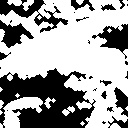

The Python source for this figure:
import cv2
import numpy as np
import matplotlib.pyplot as plt

# Read image
img = cv2.imread("imori.jpg").astype(np.float32)
H, W, C = img.shape

# Otsu binary
## Grayscale
out = 0.2126 * img[..., 2] + 0.7152 * img[..., 1] + 0.0722 * img[..., 0]
out = out.astype(np.uint8)

## Determine threshold of Otsu's binarization
max_sigma = 0
max_t = 0

for _t in range(1, 255):
    v0 = out[np.where(out < _t)[0]]
    m0 = np.mean(v0) if len(v0) > 0 else 0.
    w0 = len(v0) / (H * W)
    v1 = out[np.where(out >= _t)[0]]
    m1 = np.mean(v1) if len(v1) > 0 else 0.
    w1 = len(v1) / (H * W)
    sigma = w0 * w1 * ((m0 - m1) ** 2)
    if sigma > max_sigma:
        max_sigma = sigma
        max_t = _t

## Binarization
#print("threshold >>", max_t)
th = max_t
out[out < th] = 0
out[out >= th] = 255


# Morphology - dilate
Dil_time = 2
MF = np.array(((0, 1, 0),
               (1, 0, 1),
               (0, 1, 0)), dtype=np.int)


for i in range(Dil_time):
    tmp = np.pad(out, (1, 1), 'edge')
    for y in range(1, H+1):
        for x in range(1, W+1):
            if np.sum(MF * tmp[y-1:y+2, x-1:x+2]) >= 255:
                out[y-1, x-1] = 255

# Save result
cv2.imwrite("out.jpg", out)
cv2.imshow("result", out)
cv2.waitKey(0)
cv2.destroyAllWindows()
